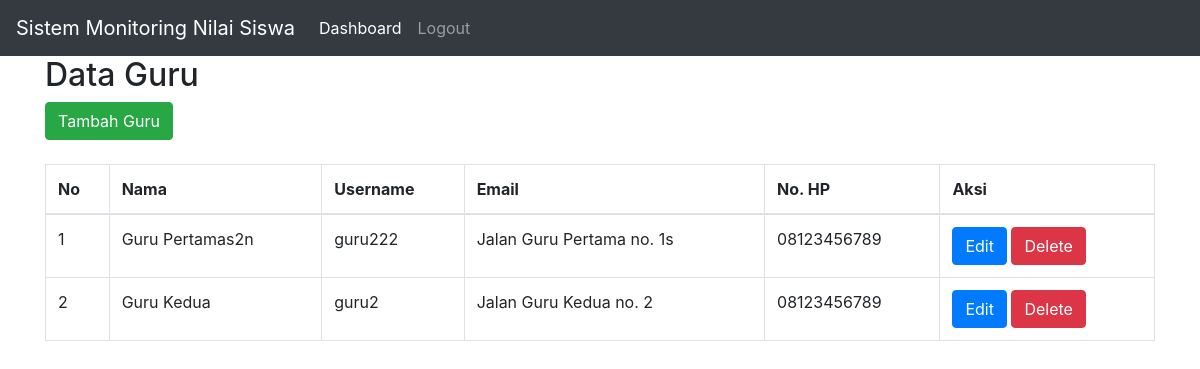
The app's page /index.php/guru, older data.
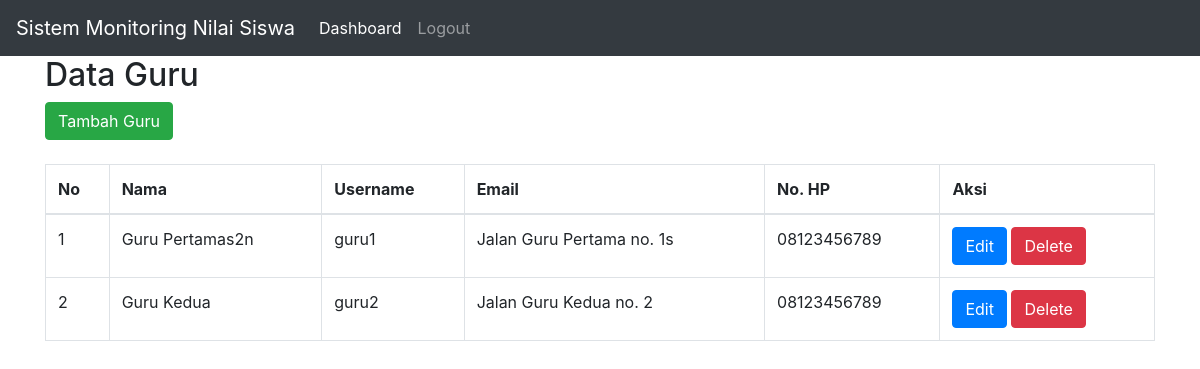
The same page, newer data.
### tables this page shows
CREATE TABLE `guru` (
  `id_guru` int(11) NOT NULL,
  `nama_guru` varchar(255) NOT NULL,
  `alamat_guru` varchar(255) NOT NULL,
  `telepon_guru` varchar(20) NOT NULL,
  `id_user` int(11) NOT NULL
);

CREATE TABLE `user` (
  `id_user` int(11) NOT NULL,
  `username` varchar(255) NOT NULL,
  `password` varchar(255) NOT NULL,
  `role` enum('admin','guru','murid') NOT NULL
);

### application/controllers/Guru.php (called while the page is built, shortened)
<?php
class Guru extends CI_Controller
{
  public function __construct()
  {
    $this->load->model('guru_model');
    $this->load->model('user_model');
  }
  public function index()
  {
    $data['guru'] = $this->guru_model->get_all();
    $this->load->view('layout/header');
    $this->load->view('guru/index', $data);
    $this->load->view('layout/footer');
  }
}

### index.php (called while the page is built, shortened)
<?php
require_once BASEPATH.'core/CodeIgniter.php';

### application/models/Guru_model.php (called while the page is built, shortened)
<?php
class Guru_model extends CI_Model
{
  public function get_all()
  {
    $this->db->select('*');
    $this->db->from('guru');
    $this->db->join('user', 'guru.id_user = user.id_user');
    $query = $this->db->get();
    return $query->result();
  }
}

### application/views/guru/index.php (the view)
<div class="container">
  <div class="row">
    <div class="col-md-12">
      <h2>Data Guru</h2>
      <a href="<?php echo base_url('guru/create'); ?>" class="btn btn-success">Tambah Guru</a>
      <br><br>
      <table class="table table-bordered">
        <thead>
          <tr>
            <th>No</th>
            <th>Nama</th>
            <th>Username</th>
            <th>Email</th>
            <th>No. HP</th>
            <th>Aksi</th>
          </tr>
        </thead>
        <tbody>
          <?php $i = 1; ?>
          <?php foreach ($guru as $g) : ?>
            <tr>
              <td><?php echo $i++; ?></td>
              <td><?php echo $g->nama_guru; ?></td>
              <td><?php echo $g->username; ?></td>
              <td><?php echo $g->alamat_guru; ?></td>
              <td><?php echo $g->telepon_guru; ?></td>
              <td>
                <a href="<?php echo base_url('guru/edit/' . $g->id_guru); ?>" class="btn btn-primary">Edit</a>
                <a href="<?php echo base_url('guru/delete/' . $g->id_guru); ?>" class="btn btn-danger" onclick="return confirm('Anda yakin ingin menghapus data ini?')">Delete</a>
              </td>
            </tr>
          <?php endforeach; ?>
        </tbody>
      </table>
    </div>
  </div>
</div>

Row changes from the older to the newer data that the page shows:
changed through a linked row, guru "Guru Pertamas2n": id_user.username "guru222" → "guru1"
